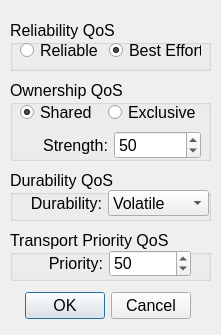
<?xml version="1.0" encoding="UTF-8"?>
<ui version="4.0">
 <class>WriterQoS</class>
 <widget class="QDialog" name="WriterQoS">
  <property name="windowModality">
   <enum>Qt::ApplicationModal</enum>
  </property>
  <property name="geometry">
   <rect>
    <x>0</x>
    <y>0</y>
    <width>221</width>
    <height>335</height>
   </rect>
  </property>
  <property name="windowTitle">
   <string>Writer QoS</string>
  </property>
  <widget class="QDialogButtonBox" name="buttonBox">
   <property name="geometry">
    <rect>
     <x>20</x>
     <y>290</y>
     <width>171</width>
     <height>32</height>
    </rect>
   </property>
   <property name="font">
    <font>
     <family>Lucida Grande</family>
     <pointsize>12</pointsize>
    </font>
   </property>
   <property name="orientation">
    <enum>Qt::Horizontal</enum>
   </property>
   <property name="standardButtons">
    <set>QDialogButtonBox::Cancel|QDialogButtonBox::Ok</set>
   </property>
  </widget>
  <widget class="QGroupBox" name="groupBox">
   <property name="geometry">
    <rect>
     <x>10</x>
     <y>20</y>
     <width>201</width>
     <height>51</height>
    </rect>
   </property>
   <property name="font">
    <font>
     <family>Lucida Grande</family>
     <pointsize>12</pointsize>
    </font>
   </property>
   <property name="title">
    <string>Reliability QoS</string>
   </property>
   <widget class="QWidget" name="horizontalLayoutWidget">
    <property name="geometry">
     <rect>
      <x>10</x>
      <y>20</y>
      <width>181</width>
      <height>21</height>
     </rect>
    </property>
    <property name="font">
     <font>
      <family>Lucida Grande</family>
      <pointsize>12</pointsize>
     </font>
    </property>
    <layout class="QHBoxLayout" name="horizontalLayout">
     <item>
      <widget class="QRadioButton" name="reliableRButt">
       <property name="font">
        <font>
         <family>Lucida Grande</family>
         <pointsize>12</pointsize>
        </font>
       </property>
       <property name="text">
        <string>Reliable</string>
       </property>
       <attribute name="buttonGroup">
        <string>reliabilityButtonGroup</string>
       </attribute>
      </widget>
     </item>
     <item>
      <widget class="QRadioButton" name="bestEffortRButt">
       <property name="font">
        <font>
         <family>Lucida Grande</family>
         <pointsize>12</pointsize>
        </font>
       </property>
       <property name="text">
        <string>Best Effort</string>
       </property>
       <property name="checked">
        <bool>true</bool>
       </property>
       <attribute name="buttonGroup">
        <string>reliabilityButtonGroup</string>
       </attribute>
      </widget>
     </item>
    </layout>
   </widget>
  </widget>
  <widget class="QGroupBox" name="groupBox_2">
   <property name="geometry">
    <rect>
     <x>10</x>
     <y>80</y>
     <width>201</width>
     <height>81</height>
    </rect>
   </property>
   <property name="font">
    <font>
     <family>Lucida Grande</family>
     <pointsize>12</pointsize>
    </font>
   </property>
   <property name="title">
    <string>Ownership QoS</string>
   </property>
   <widget class="QWidget" name="verticalLayoutWidget">
    <property name="geometry">
     <rect>
      <x>10</x>
      <y>20</y>
      <width>181</width>
      <height>59</height>
     </rect>
    </property>
    <property name="font">
     <font>
      <family>Lucida Grande</family>
      <pointsize>12</pointsize>
     </font>
    </property>
    <layout class="QVBoxLayout" name="verticalLayout">
     <item>
      <layout class="QHBoxLayout" name="horizontalLayout_3">
       <item>
        <widget class="QRadioButton" name="ownershipSharedRButt">
         <property name="font">
          <font>
           <family>Lucida Grande</family>
           <pointsize>12</pointsize>
          </font>
         </property>
         <property name="text">
          <string>Shared</string>
         </property>
         <property name="checked">
          <bool>true</bool>
         </property>
         <attribute name="buttonGroup">
          <string>ownershipButtonGroup</string>
         </attribute>
        </widget>
       </item>
       <item>
        <widget class="QRadioButton" name="ownershipExclusiveRButt">
         <property name="font">
          <font>
           <family>Lucida Grande</family>
           <pointsize>12</pointsize>
          </font>
         </property>
         <property name="text">
          <string>Exclusive</string>
         </property>
         <attribute name="buttonGroup">
          <string>ownershipButtonGroup</string>
         </attribute>
        </widget>
       </item>
      </layout>
     </item>
     <item>
      <layout class="QHBoxLayout" name="horizontalLayout_2">
       <item>
        <widget class="QLabel" name="label">
         <property name="font">
          <font>
           <family>Lucida Grande</family>
           <pointsize>12</pointsize>
          </font>
         </property>
         <property name="text">
          <string>Strength:</string>
         </property>
         <property name="alignment">
          <set>Qt::AlignRight|Qt::AlignTrailing|Qt::AlignVCenter</set>
         </property>
        </widget>
       </item>
       <item>
        <widget class="QSpinBox" name="strengthSpinBox">
         <property name="sizePolicy">
          <sizepolicy hsizetype="Preferred" vsizetype="Fixed">
           <horstretch>0</horstretch>
           <verstretch>0</verstretch>
          </sizepolicy>
         </property>
         <property name="font">
          <font>
           <family>Lucida Grande</family>
           <pointsize>12</pointsize>
          </font>
         </property>
         <property name="alignment">
          <set>Qt::AlignLeading|Qt::AlignLeft|Qt::AlignVCenter</set>
         </property>
         <property name="value">
          <number>50</number>
         </property>
        </widget>
       </item>
      </layout>
     </item>
    </layout>
   </widget>
  </widget>
  <widget class="QGroupBox" name="groupBox_3">
   <property name="geometry">
    <rect>
     <x>10</x>
     <y>230</y>
     <width>201</width>
     <height>51</height>
    </rect>
   </property>
   <property name="font">
    <font>
     <family>Lucida Grande</family>
     <pointsize>12</pointsize>
    </font>
   </property>
   <property name="title">
    <string>Transport Priority QoS</string>
   </property>
   <widget class="QWidget" name="horizontalLayoutWidget_4">
    <property name="geometry">
     <rect>
      <x>10</x>
      <y>20</y>
      <width>171</width>
      <height>27</height>
     </rect>
    </property>
    <property name="font">
     <font>
      <family>Lucida Grande</family>
      <pointsize>12</pointsize>
     </font>
    </property>
    <layout class="QHBoxLayout" name="horizontalLayout_5">
     <item>
      <widget class="QLabel" name="label_2">
       <property name="font">
        <font>
         <family>Lucida Grande</family>
         <pointsize>12</pointsize>
        </font>
       </property>
       <property name="text">
        <string>Priority:</string>
       </property>
       <property name="alignment">
        <set>Qt::AlignRight|Qt::AlignTrailing|Qt::AlignVCenter</set>
       </property>
      </widget>
     </item>
     <item>
      <widget class="QSpinBox" name="prioritySpinBox">
       <property name="font">
        <font>
         <family>Lucida Grande</family>
         <pointsize>12</pointsize>
        </font>
       </property>
       <property name="value">
        <number>50</number>
       </property>
      </widget>
     </item>
    </layout>
   </widget>
  </widget>
  <widget class="QGroupBox" name="groupBox_4">
   <property name="geometry">
    <rect>
     <x>10</x>
     <y>170</y>
     <width>201</width>
     <height>51</height>
    </rect>
   </property>
   <property name="font">
    <font>
     <family>Lucida Grande</family>
     <pointsize>12</pointsize>
    </font>
   </property>
   <property name="title">
    <string>Durability QoS</string>
   </property>
   <widget class="QWidget" name="horizontalLayoutWidget_5">
    <property name="geometry">
     <rect>
      <x>10</x>
      <y>20</y>
      <width>189</width>
      <height>26</height>
     </rect>
    </property>
    <property name="font">
     <font>
      <family>Lucida Grande</family>
      <pointsize>12</pointsize>
     </font>
    </property>
    <layout class="QHBoxLayout" name="horizontalLayout_6">
     <item>
      <widget class="QLabel" name="label_3">
       <property name="font">
        <font>
         <family>Lucida Grande</family>
         <pointsize>12</pointsize>
        </font>
       </property>
       <property name="text">
        <string>Durability:</string>
       </property>
       <property name="alignment">
        <set>Qt::AlignRight|Qt::AlignTrailing|Qt::AlignVCenter</set>
       </property>
      </widget>
     </item>
     <item>
      <widget class="QComboBox" name="durabilityComboBox">
       <property name="font">
        <font>
         <family>Lucida Grande</family>
         <pointsize>12</pointsize>
        </font>
       </property>
       <item>
        <property name="text">
         <string>Volatile</string>
        </property>
       </item>
       <item>
        <property name="text">
         <string>Transient</string>
        </property>
       </item>
       <item>
        <property name="text">
         <string>Persistent</string>
        </property>
       </item>
      </widget>
     </item>
    </layout>
   </widget>
  </widget>
 </widget>
 <resources/>
 <connections>
  <connection>
   <sender>buttonBox</sender>
   <signal>accepted()</signal>
   <receiver>WriterQoS</receiver>
   <slot>accept()</slot>
   <hints>
    <hint type="sourcelabel">
     <x>300</x>
     <y>194</y>
    </hint>
    <hint type="destinationlabel">
     <x>157</x>
     <y>218</y>
    </hint>
   </hints>
  </connection>
  <connection>
   <sender>buttonBox</sender>
   <signal>rejected()</signal>
   <receiver>WriterQoS</receiver>
   <slot>reject()</slot>
   <hints>
    <hint type="sourcelabel">
     <x>300</x>
     <y>200</y>
    </hint>
    <hint type="destinationlabel">
     <x>286</x>
     <y>218</y>
    </hint>
   </hints>
  </connection>
 </connections>
 <buttongroups>
  <buttongroup name="reliabilityButtonGroup"/>
  <buttongroup name="ownershipButtonGroup"/>
 </buttongroups>
</ui>
